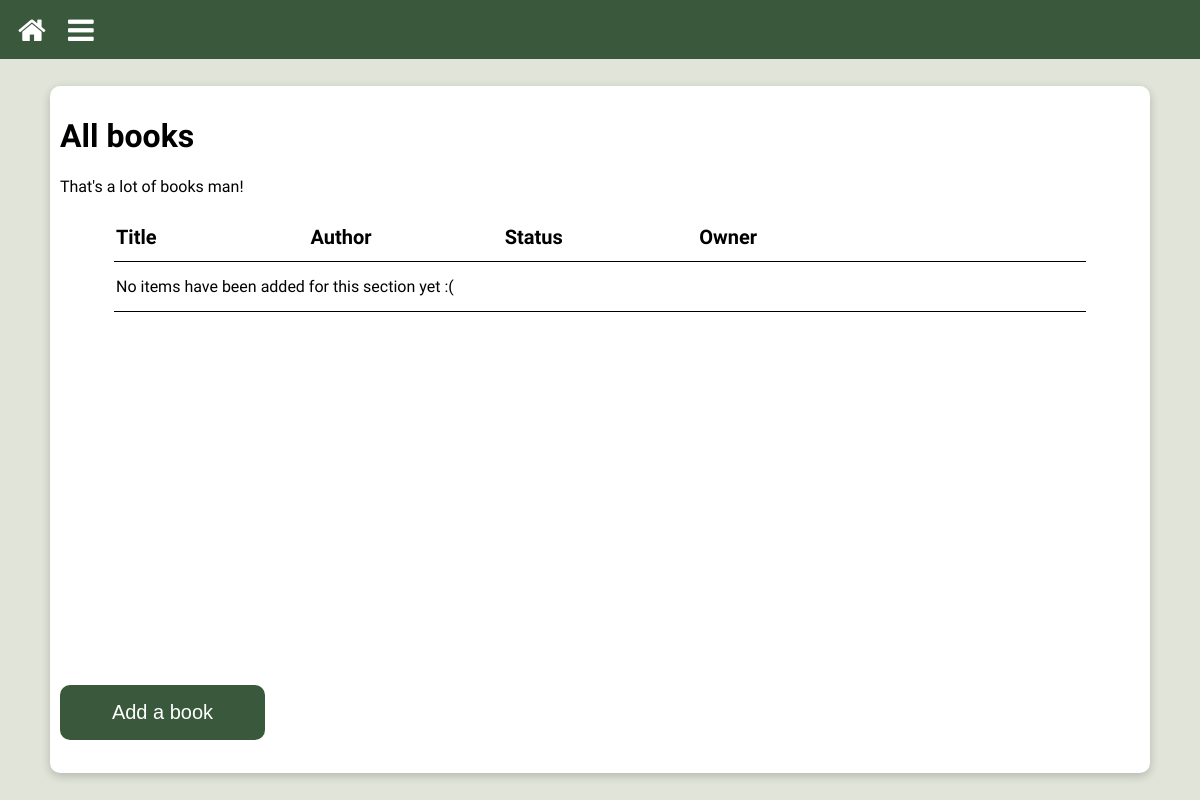
Before: /all (signed in) with the older database file.
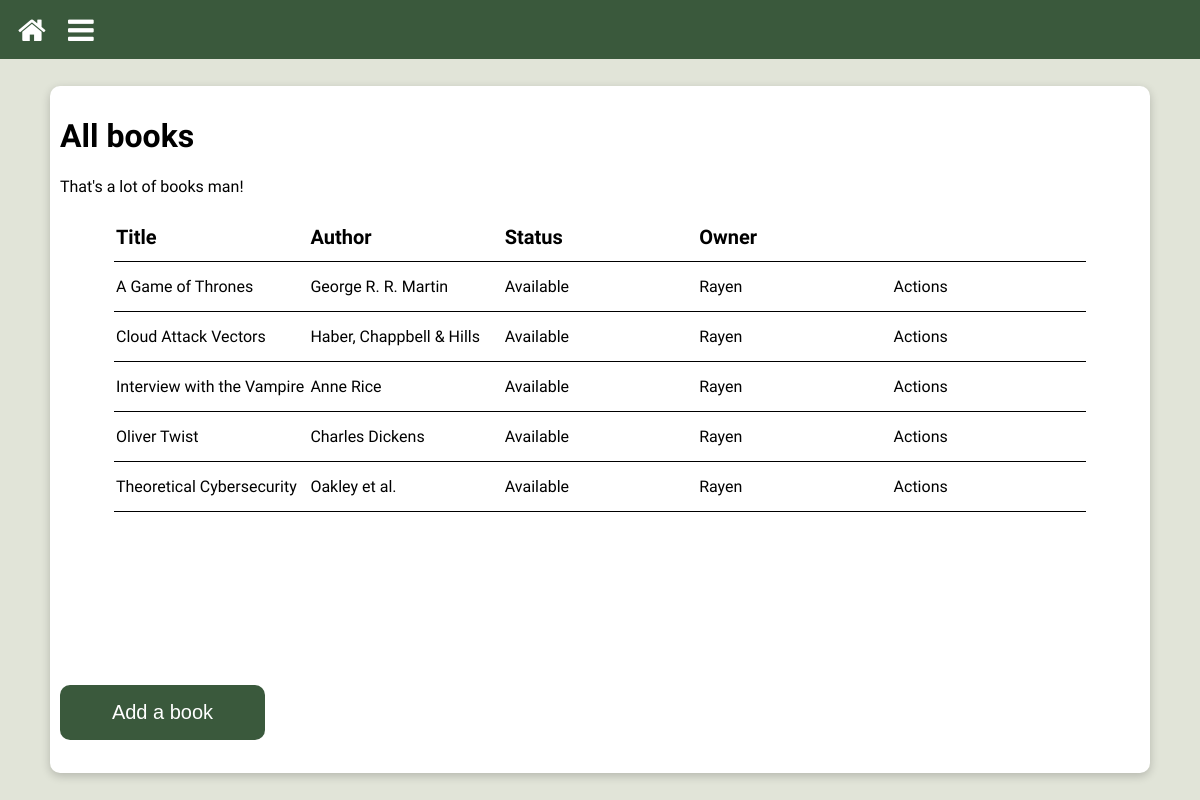
After: the same page with the newer database file.
### library/models.py (models this page shows, shortened)
class Book(models.Model):
    STATUS_CHOICES = {
        "Y" : "Available",
        "O" : "On Loan",
        "R" : "Reserved",
        "U" : "Unavailable",
    }
    OWNER_CHOICES = {
        "R" : "Rayen",
        "D" : "Don",
        "C" : "Charlie",
        "S" : "Sam",
        "H" : "Honey",
        "A" : "Ash",
        "O" : "Soph",
    }
    title = models.CharField(max_length=200)
    author = models.CharField(max_length=200)
    booktype = models.ForeignKey(BookType, on_delete=models.CASCADE, related_name='books')
    genre = models.ForeignKey(Genre, on_delete=models.CASCADE, related_name='books')
    owner = models.CharField(max_length=1, choices=OWNER_CHOICES, default="None")
    blurb = models.CharField(max_length=1000, blank=True, default='')
    tags = models.ManyToManyField(Tag, blank=True, )
    status = models.CharField(max_length=1, choices=STATUS_CHOICES, default="Available")
    class Meta:
        ordering = ['title']

### library/views.py (the view)
# urls.py: path("all", views.list, name="all"),
@login_required(login_url="/login/")
def list(request):
    template = loader.get_template('list.html')
    context = build_context(request)
    return HttpResponse(template.render(context, request))

### library/views.py (called while the page is built)
def get_list_type(request):
    path = request.path
    list_type = os.path.basename(os.path.normpath(path))
    return list_type

def build_context(request):
    list_type = get_list_type(request)
    context = context_dict[list_type]
    return context

### templates/list.html (shortened to what this page needs)
{% extends "base.html" %}
{% block container %}list{% endblock %}
{% block content %}
    <div class="main">
        <div class="text-container">
            <h1>{{ title }}</h1>
            <p>{{ intro }}</p>
            <table class="list-table">
                <tr>
                    <th>Title</th>
                    <th>Author</th>
                    <th>Status</th>
                    <th>Owner</th>
                    <th></th>
                </tr>
                {% if list %}
                    {% for item in list %}
                        <tr>
                            <td>{{ item.title }}</td>
                            <td>{{ item.author }}</td>
                            <td>{{ item.get_status_display }}</td>
                            <td>{{ item.get_owner_display }}</td>
                            <td>Actions</td>
                        </tr>
                    {% endfor %}
                {% else %}
                   <tr>
                     <td class="list-no-items">No items have been added for this section yet :(</td>
                   </tr>
                {% endif %}
        </table>
        <div>
            <button class="text-button" style="position: fixed; bottom: 60px;" onclick="window.location.href='/new-book';">Add a book</button>
        </div>
        </div>
    </div>
{% endblock %}

### templates/base.html (shortened to what this page needs)
<!DOCTYPE html>
<html>
{% load static%}
<head>
    <link rel="stylesheet" href="https://cdnjs.cloudflare.com/ajax/libs/font-awesome/4.7.0/css/font-awesome.min.css">
    <link rel="stylesheet" href="{% static 'css/base.css' %}">
</head>
<body>
<div class="container_{% block container %}{% endblock %}">
    <header class="header">
        <div class="header-item">
            <button onclick="window.location.href='/';" class="iconbtn"><i class="fa fa-home"></i></button>
        </div>
        <div class="header-item">
            <button onclick="dropdown()" class="iconbtn"><i class="fa fa-bars"></i></button>
        </div>
    </header>
    {% block content %}{% endblock %}
</div>
</body>
</html>

### static/css/base.css (style rules this page uses)
body { margin: 0; height: 100vh; }
.container_list { display: grid; grid-template-columns: 1fr; grid-template-rows: 59px 1fr; gap: 0px 0px; grid-template-areas: "header" "main"; height: 100%; }

### static/css/assets/assets.css (style rules this page uses)
:root { --main-green: #3A593C; --secondary-green: #A4B494; --main-grey: #E1E4D8; --accent-blue: #6C91C2; --accent-red: #BF8B85; }
.header { grid-area: header; height: 59px; background: var(--main-green); }
.main { grid-area: main; background-color: var(--main-grey); min-height: 100%; display: flex; align-items: center; justify-content: center; }
.text-container { border-radius: 10px; background-color: white; color: black; width: 90%; min-height: 90%; padding: 10px; box-shadow: 0 3px 10px rgb(0 0 0 / 0.2); font-family: 'Recursive', sans-serif; }
.list-table { white-space: nowrap; width: 90%; border-collapse: collapse; table-layout: fixed; margin-left: auto; margin-right: auto; }
.list-table tr { border:0; border-bottom: 1px solid black; background-color: transparent; height: 50px; }
.list-table th { font-weight: bold; font-size: 20px; }
.list-table th, .list-table td { padding: 2px; overflow: hidden; text-overflow: ellipsis; border-collapse: collapse; text-align: left; }

### static/css/assets/buttons.css (style rules this page uses)
.fa { color: white; font-size: 30px; }
.header-item { color: white; font-size: 16px; border: none; cursor: pointer; }
.iconbtn { width: 40px; height: 40px; float:left; -ms-transform: translateY(25%); transform: translateY(25%); margin-left: 10px; border-radius: 10px; background-color: transparent; border-color: transparent; }
.text-button { width: 205px; height: 55px; border-radius: 10px; border-color: transparent; background-color: var(--main-green); color:white; font-size: 20px; }

Changed rows visible on the page:
added Book: title "A Game of Thrones", author "George R. R. Martin", status "Available", owner "Rayen"
added Book: title "Cloud Attack Vectors", author "Haber, Chappbell & Hills", status "Available", owner "Rayen"
added Book: title "Interview with the Vampire", author "Anne Rice", status "Available", owner "Rayen"
now on this page (row edited): Book: title "Oliver Twist", author "Charles Dickens", status "Available", owner "Rayen"
added Book: title "Theoretical Cybersecurity", author "Oakley et al.", status "Available", owner "Rayen"
Other visible differences:
text no longer shown: "No items have been added for this section yet :("
